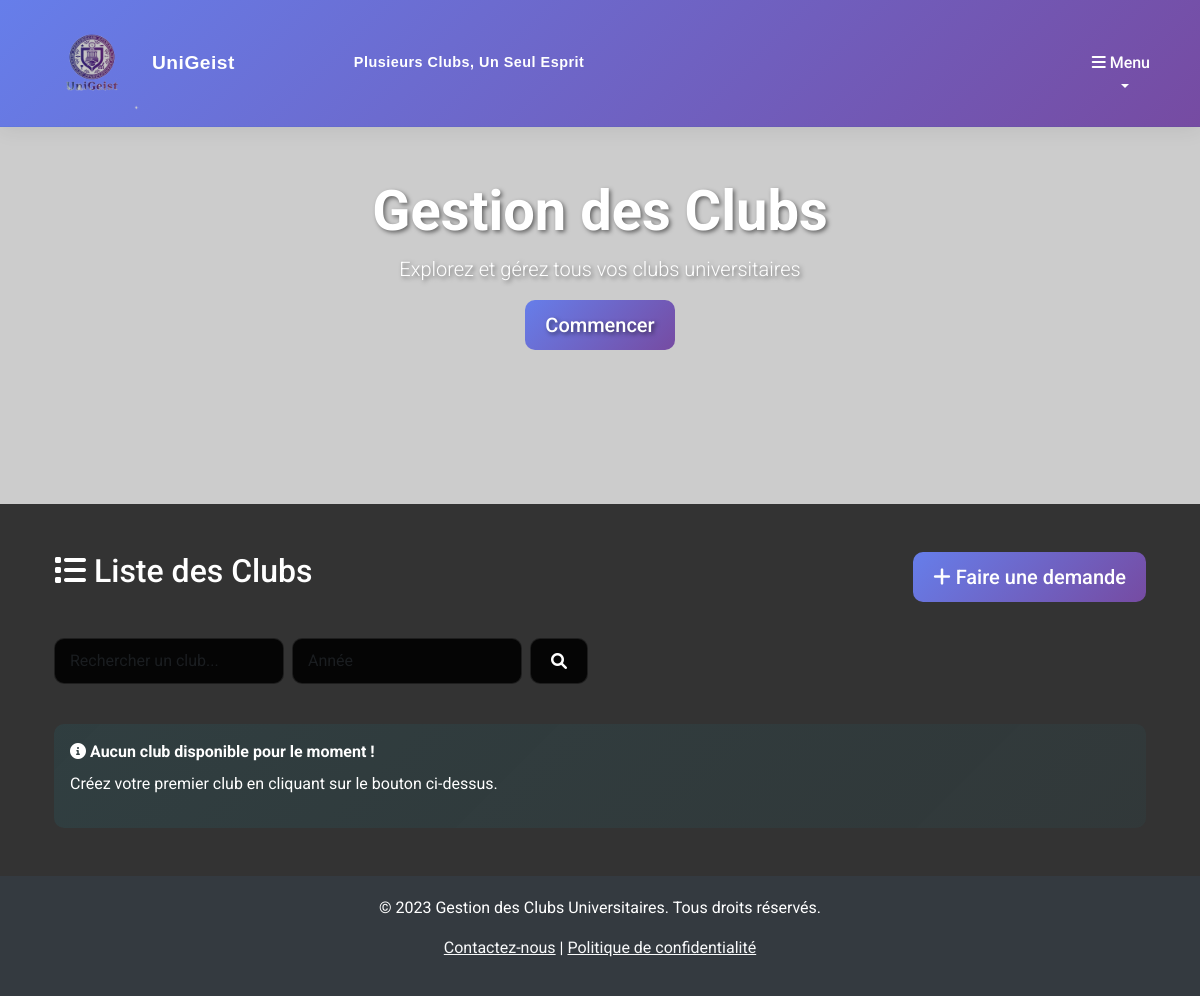
Before: /club/ with the older database file.
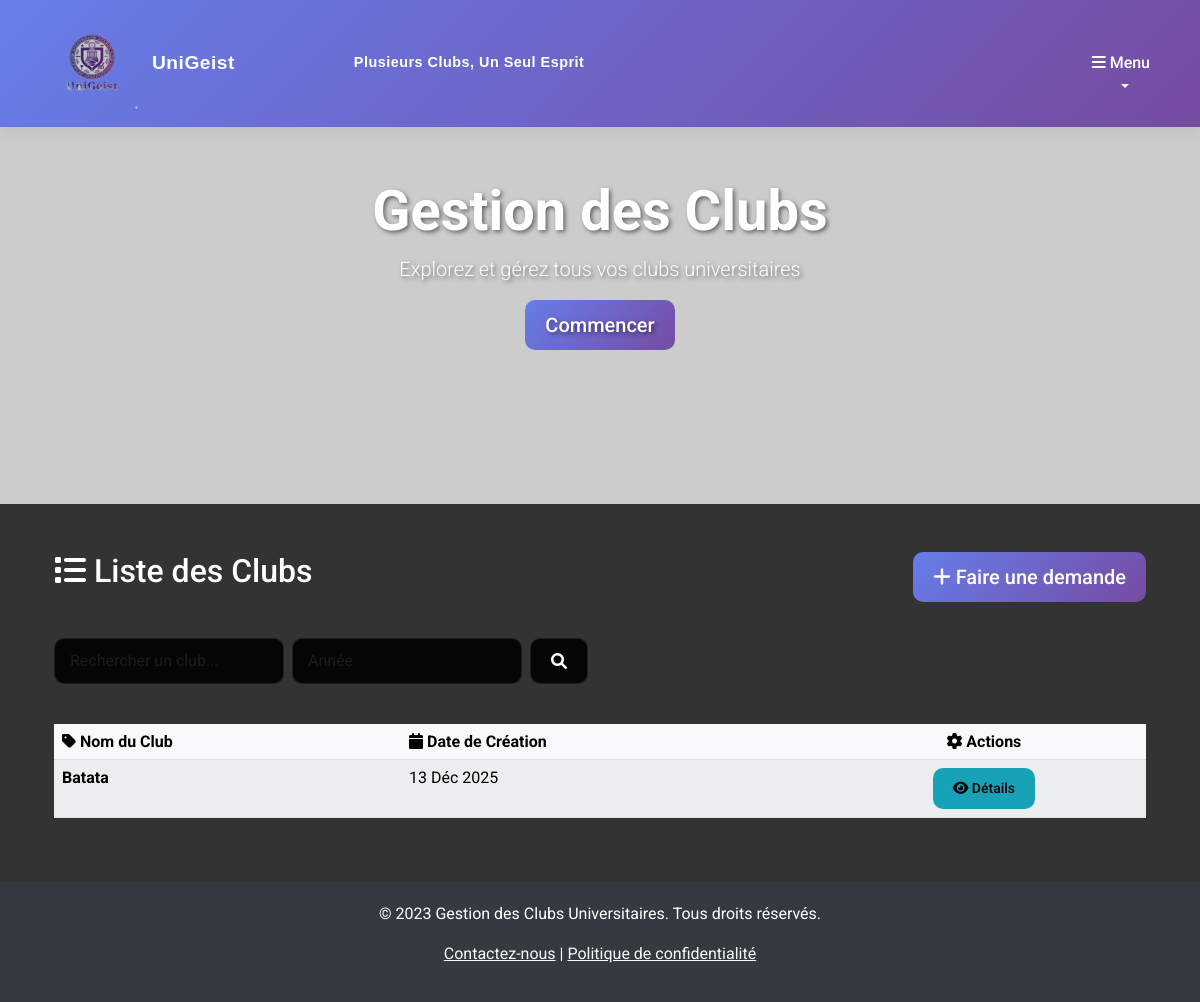
After: the same page with the newer database file.
### clubApp/models.py (models this page shows, shortened)
class Club(models.Model):
    validatorTitle = RegexValidator(
        regex=r'^[A-Za-z0-9\s]+$',
        message="This field should contain only alphanumeric characters and spaces."
    )
    club_id = models.AutoField(primary_key=True)
    name = models.CharField(max_length=100, validators=[validatorTitle])
    description = models.TextField(validators=[MinLengthValidator(10,"Description must be at least 10 characters long.")], blank=True, null=True)
    established_date = models.DateField()

### clubApp/views.py (the view)
# urls.py: path('', HomeView.as_view(), name='home'),
class HomeView(TemplateView):
    template_name = 'club/list.html'
    context_object_name = 'clubs'
    def get_context_data(self, **kwargs):
        context = super().get_context_data(**kwargs)
        context['clubs'] = Club.objects.all()
        return context

### templates/club/list.html (shortened to what this page needs)
{% extends 'base.html' %}
{% block hero_title %}Gestion des Clubs{% endblock %}
{% block hero_subtitle %}Explorez et gérez tous vos clubs universitaires{% endblock %}
{% block content %}
<div class="container my-5">
    <div class="row mb-4">
        <div class="col-md-8">
            <h2 class="mb-4"><i class="fas fa-list"></i> Liste des Clubs</h2>
        </div>
        <div class="col-md-4 text-md-end">
            <a href="{% url 'demande_creation_club_view' %}" class="btn btn-primary btn-lg">
                <i class="fas fa-plus"></i> Faire une demande
            </a>
        </div>
    </div>
    <div class="row mb-4">
        <div class="col-md-6">
            <form method="GET" class="d-flex">
                <input type="text" name="search" class="form-control me-2"
                       placeholder="Rechercher un club..."
                       value="{{ selected_search }}">
                <input type="number" name="date" class="form-control me-2"
                       placeholder="Année"
                       value="{{ selected_date }}">
                <button class="btn btn-secondary" type="submit">
                    <i class="fas fa-search"></i>
                </button>
            </form>
        </div>
    </div>
    {% if clubs %}
    <div class="table-responsive">
        <table class="table table-hover table-striped">
            <thead class="table-light">
                <tr>
                    <th><i class="fas fa-tag"></i> Nom du Club</th>
                    <th><i class="fas fa-calendar"></i> Date de Création</th>
                    <th colspan="3" class="text-center"><i class="fas fa-cog"></i> Actions</th>
                </tr>
            </thead>
            <tbody>
                {% for club in clubs %}
                <tr>
                    <td><strong>{{ club.name }}</strong></td>
                    <td>{{ club.established_date|date:"d M Y" }}</td>
                    <td class="text-center">
                        <a href="{% url 'club_detail_view' club.pk %}" class="btn btn-sm btn-info" title="Voir les détails">
                            <i class="fas fa-eye"></i> Détails
                        </a>
                    </td>
                </tr>
                {% endfor %}
            </tbody>
        </table>
    </div>
    {% else %}
    <div class="alert alert-info" role="alert">
        <i class="fas fa-info-circle"></i> <strong>Aucun club disponible pour le moment !</strong>
        <p class="mt-2">Créez votre premier club en cliquant sur le bouton ci-dessus.</p>
    </div>
    {% endif %}
</div>
{% endblock %}

Changed rows visible on the page:
added Club: name "Batata", established_date "13 Déc 2025"
Other visible differences:
text no longer shown: "Aucun club disponible pour le moment ! Créez votre premier club en cliquant sur le bouton ci-dessus."
text now shown: "Nom du Club Date de Création Actions"
